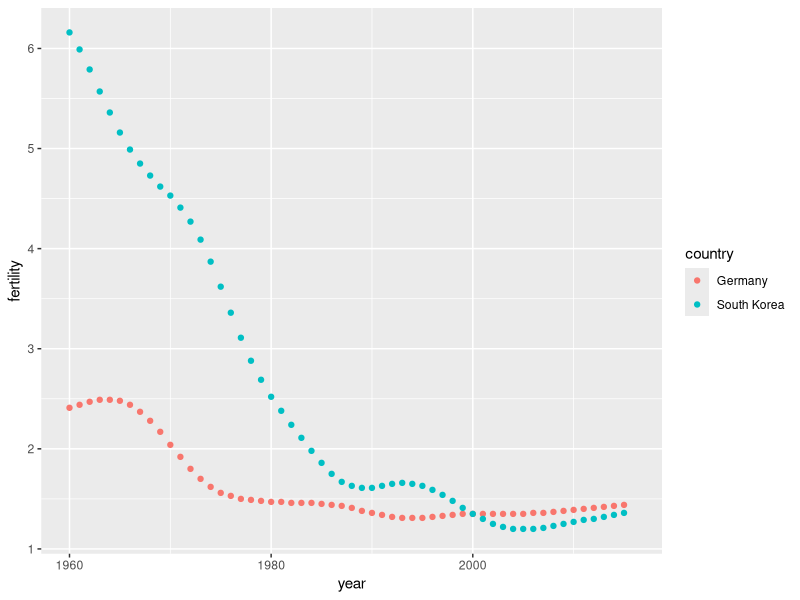

This chart was generated by the following R code:
library(tidyverse)
library(dslabs)
data(gapminder)

#create and inspect a tidy data frame
tidy_data <- gapminder %>%
  filter(country %in% c('South Korea','Germany')) %>% 
  select(country, year, fertility)
head(tidy_data)

#plot data
tidy_data %>% 
  ggplot(aes(year, fertility, color = country)) +
  geom_point()

#import and inspect example of original Gapminder data in wide format
